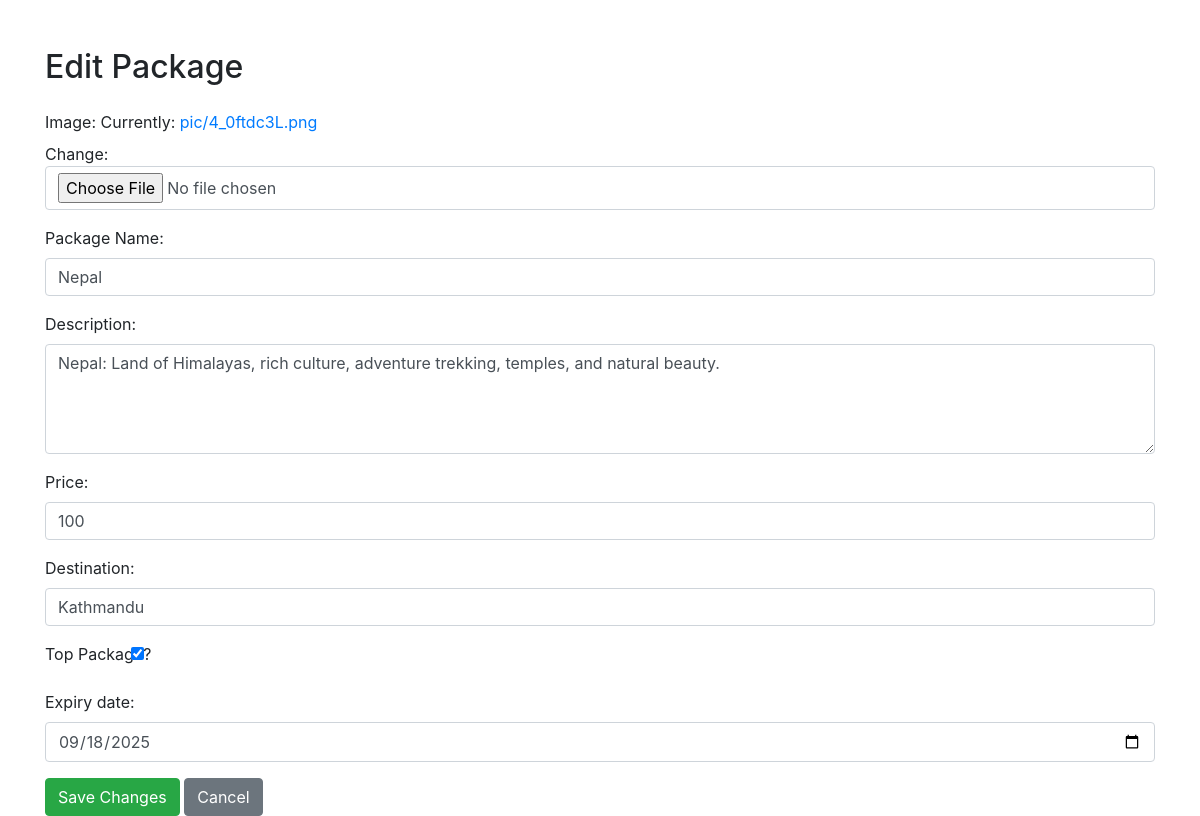
Page /edit-package/16/ (signed in) on the committed database.
### trip/models.py (models this page shows, shortened)
class Package(models.Model):
    img = models.ImageField(upload_to='pic/')
    vendor = models.ForeignKey(User, on_delete=models.CASCADE, related_name='trip_packages')
    name = models.CharField(max_length=255)
    desc = models.TextField()
    price = models.PositiveIntegerField()
    destination = models.CharField(max_length=100)
    is_top = models.BooleanField(default=False)
    expiry_date = models.DateField(null=True, blank=True)
    is_approved = models.BooleanField(default=False)
    objects = PackageManager()

### trip/views.py (the view)
# urls.py: path('edit-package/<int:package_id>/', views.edit_package, name='edit_package'),
@login_required
def edit_package(request, package_id):
    package = get_object_or_404(Package, id=package_id)
    if package.vendor != request.user:
        messages.error(request, "You are not allowed to edit this package.")
        return redirect('vendor_dashboard')
    if request.method == 'POST':
        form = PackageForm(request.POST, request.FILES, instance=package)
        if form.is_valid():
            form.save()
            messages.success(request, "Package updated successfully.")
            return redirect('vendor_dashboard')
    else:
        form = PackageForm(instance=package)
    return render(request, 'edit_package.html', {'form': form})

### trip/forms.py
class PackageForm(forms.ModelForm):
    class Meta:
        model = Package
        fields = ['img', 'name', 'desc', 'price', 'destination', 'is_top', 'expiry_date']  # removed 'is_approved' and 'vendor'
        widgets = {
            'name': forms.TextInput(attrs={'class': 'form-control'}),
            'price': forms.NumberInput(attrs={'class': 'form-control'}),
            'desc': forms.Textarea(attrs={'class': 'form-control', 'rows': 4}),
            'destination': forms.TextInput(attrs={'class': 'form-control'}),
            'img': forms.ClearableFileInput(attrs={'class': 'form-control'}),
            'is_top': forms.CheckboxInput(attrs={'class': 'form-check-input'}),
            'expiry_date': forms.DateInput(attrs={'type': 'date', 'class': 'form-control'}),
        }
        labels = {
            'name': "Package Name",
            'desc': "Description",
            'destination': "Destination",
            'img': "Image",
            'is_top': "Top Package?",
        }

### trip/templates/edit_package.html (shortened to what this page needs)
{% load static %}
<!DOCTYPE html>
<html lang="en">
<head>
    <link rel="stylesheet" href="{% static 'css/bootstrap.min.css' %}">
</head>
<body>
<div class="container mt-5">
    <h2 class="mb-4">Edit Package</h2>
    <form method="POST" enctype="multipart/form-data">
        {{ form.as_p }}
        <button type="submit" class="btn btn-success">Save Changes</button>
        <a href="{% url 'vendor_dashboard' %}" class="btn btn-secondary">Cancel</a>
    </form>
</div>
</body>
</html>

### rows in the picture
Package: name "Nepal", desc "Nepal: Land of Himalayas, rich culture, adventure trekking, temples, and natural beauty.", price "100", destination "Kathmandu", is_top "☑", expiry_date "09/18/2025"
